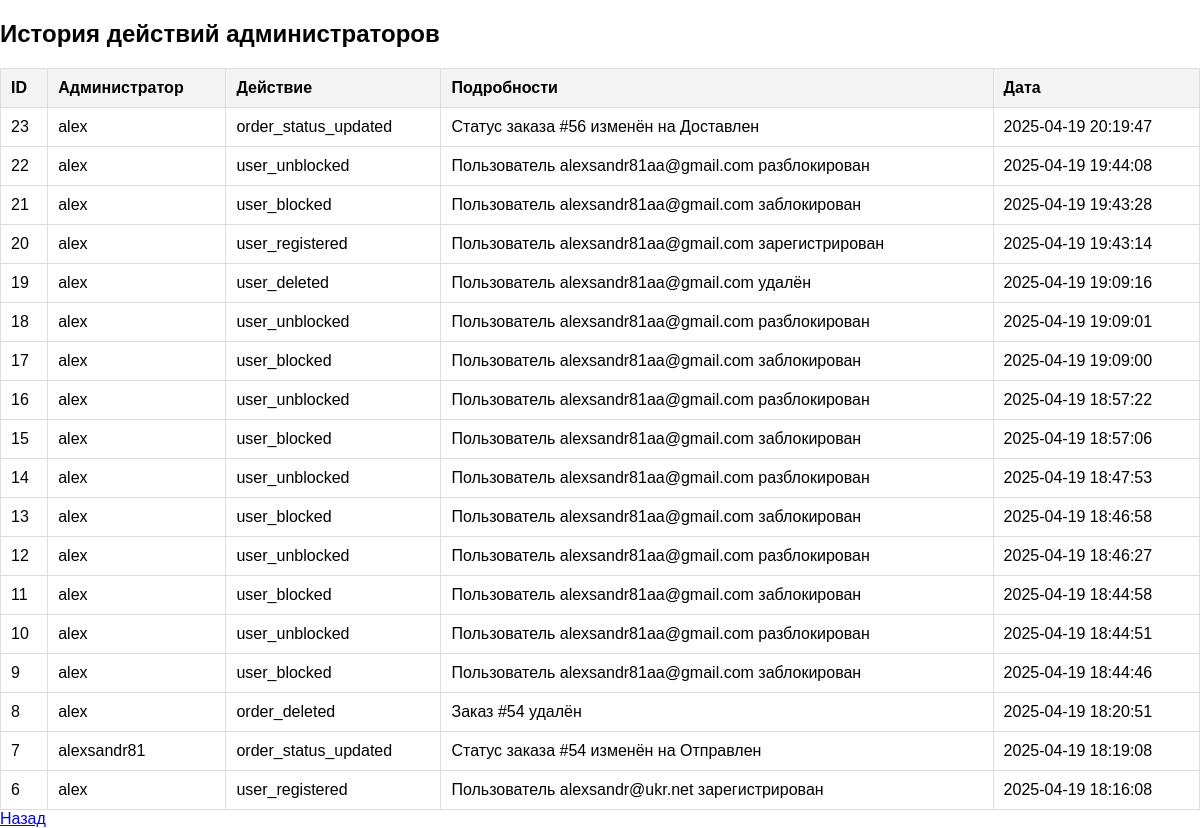
Screenshot of /admin/logs.php (signed in) with the database file from the repository.
### tables this page shows
CREATE TABLE `admin_logs` (
  `id` int(11) NOT NULL AUTO_INCREMENT,
  `admin_id` int(11) NOT NULL,
  `action` varchar(255) NOT NULL,
  `details` text DEFAULT NULL,
  `created_at` timestamp NOT NULL DEFAULT current_timestamp(),
  PRIMARY KEY (`id`),
  KEY `admin_id` (`admin_id`),
  CONSTRAINT `admin_logs_ibfk_1` FOREIGN KEY (`admin_id`) REFERENCES `admins` (`id`) ON DELETE CASCADE
);

### admin/logs.php (the view, shortened to what this page needs)
<?php
require_once '../database/db.php';
$stmt = $conn->query("SELECT admin_logs.*, admins.name AS admin_name
                      FROM admin_logs
                      JOIN admins ON admin_logs.admin_id = admins.id
                      ORDER BY admin_logs.created_at DESC");
$logs = $stmt->fetchAll(PDO::FETCH_ASSOC);
?>
<!DOCTYPE html>
<html lang="ru">
<head>
    <link rel="stylesheet" href="../assets/styles.css">
</head>
<body>
<h2>История действий администраторов</h2>
<?php if (empty($logs)): ?>
    <p>Логи отсутствуют.</p>
<?php else: ?>
    <table>
        <tr>
            <th>ID</th>
            <th>Администратор</th>
            <th>Действие</th>
            <th>Подробности</th>
            <th>Дата</th>
        </tr>
        <?php foreach ($logs as $log): ?>
        <tr>
            <td><?= htmlspecialchars($log['id']); ?></td>
            <td><?= htmlspecialchars($log['admin_name']); ?></td>
            <td><?= htmlspecialchars($log['action']); ?></td>
            <td><?= htmlspecialchars($log['details'] ?? ''); ?></td>
            <td><?= htmlspecialchars($log['created_at']); ?></td>
        </tr>
        <?php endforeach; ?>
    </table>
<?php endif; ?>
<a href="index.php">Назад</a>
</body>
</html>

### assets/styles.css (style rules this page uses)
body { font-family: Arial, sans-serif; margin: 0; padding: 0; }
table { width: 100%; border-collapse: collapse; }
th, td { border: 1px solid #ddd; padding: 10px; text-align: center; }

### admin/logs.php (style rules this page uses)
table { width: 100%; border-collapse: collapse; margin-top: 20px; }
th, td { border: 1px solid #ddd; padding: 10px; text-align: left; }
th { background-color: #f4f4f4; }

### rows the page displays
admin_logs: id "23", admin.name "alex", action "order_status_updated", details "Статус заказа #56 изменён на Доставлен", created_at "2025-04-19 20:19:47"
admin_logs: id "22", admin.name "alex", action "user_unblocked", details "Пользователь alexsandr81aa@gmail.com разблокирован", created_at "2025-04-19 19:44:08"
admin_logs: id "21", admin.name "alex", action "user_blocked", details "Пользователь alexsandr81aa@gmail.com заблокирован", created_at "2025-04-19 19:43:28"
admin_logs: id "20", admin.name "alex", action "user_registered", details "Пользователь alexsandr81aa@gmail.com зарегистрирован", created_at "2025-04-19 19:43:14"
admin_logs: id "19", admin.name "alex", action "user_deleted", details "Пользователь alexsandr81aa@gmail.com удалён", created_at "2025-04-19 19:09:16"
admin_logs: id "18", admin.name "alex", action "user_unblocked", details "Пользователь alexsandr81aa@gmail.com разблокирован", created_at "2025-04-19 19:09:01"
admin_logs: id "17", admin.name "alex", action "user_blocked", details "Пользователь alexsandr81aa@gmail.com заблокирован", created_at "2025-04-19 19:09:00"
admin_logs: id "16", admin.name "alex", action "user_unblocked", details "Пользователь alexsandr81aa@gmail.com разблокирован", created_at "2025-04-19 18:57:22"
admin_logs: id "15", admin.name "alex", action "user_blocked", details "Пользователь alexsandr81aa@gmail.com заблокирован", created_at "2025-04-19 18:57:06"
admin_logs: id "14", admin.name "alex", action "user_unblocked", details "Пользователь alexsandr81aa@gmail.com разблокирован", created_at "2025-04-19 18:47:53"
admin_logs: id "13", admin.name "alex", action "user_blocked", details "Пользователь alexsandr81aa@gmail.com заблокирован", created_at "2025-04-19 18:46:58"
admin_logs: id "12", admin.name "alex", action "user_unblocked", details "Пользователь alexsandr81aa@gmail.com разблокирован", created_at "2025-04-19 18:46:27"
admin_logs: id "11", admin.name "alex", action "user_blocked", details "Пользователь alexsandr81aa@gmail.com заблокирован", created_at "2025-04-19 18:44:58"
admin_logs: id "10", admin.name "alex", action "user_unblocked", details "Пользователь alexsandr81aa@gmail.com разблокирован", created_at "2025-04-19 18:44:51"
admin_logs: id "9", admin.name "alex", action "user_blocked", details "Пользователь alexsandr81aa@gmail.com заблокирован", created_at "2025-04-19 18:44:46"
admin_logs: id "8", admin.name "alex", action "order_deleted", details "Заказ #54 удалён", created_at "2025-04-19 18:20:51"
admin_logs: id "7", admin.name "alexsandr81", action "order_status_updated", details "Статус заказа #54 изменён на Отправлен", created_at "2025-04-19 18:19:08"
admin_logs: id "6", admin.name "alex", action "user_registered", details "Пользователь alexsandr@ukr.net зарегистрирован", created_at "2025-04-19 18:16:08"
